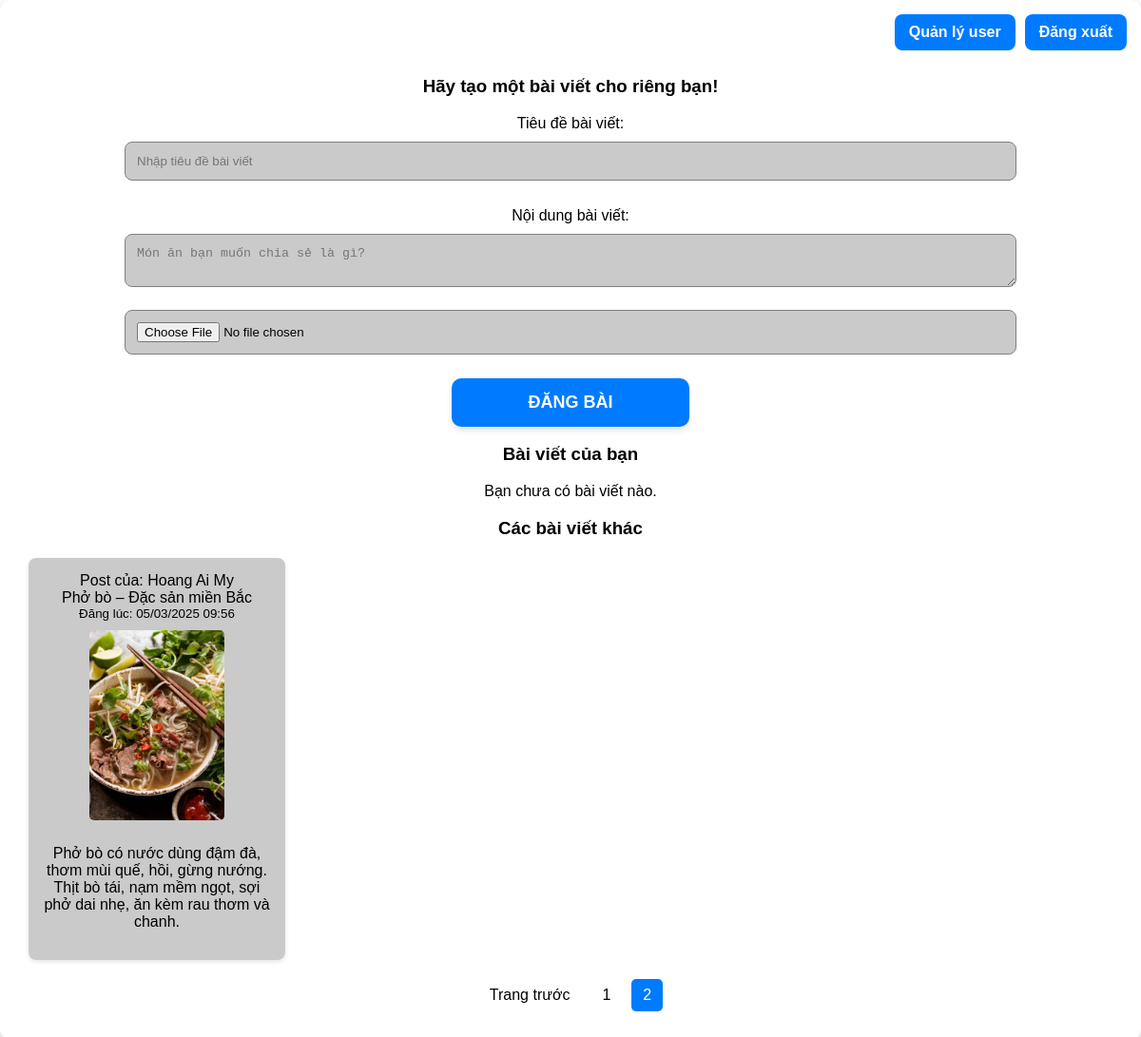
The page /dashboard?page_user=1&page_other=2 (signed in) on the database its author committed.
### tables this page shows
CREATE TABLE posts (
            post_id INTEGER PRIMARY KEY AUTOINCREMENT,
            username TEXT,
            title TEXT,
            content TEXT,
            image_url TEXT,
            created_at DATETIME DEFAULT CURRENT_TIMESTAMP,
            FOREIGN KEY(username) REFERENCES users(username)
        );

### app.py (the view)
@app.route('/dashboard')
def dashboard():
    if 'username' not in session:
        return redirect(url_for('login'))
    page_user = request.args.get('page_user', 1, type=int)
    per_page = 10  # 10 bài mỗi trang
    offset_user = (page_user - 1) * per_page
    with sqlite3.connect(DATABASE) as conn:
        c = conn.cursor()
        c.execute("SELECT COUNT(*) FROM posts WHERE username = ?", (session['username'],))
        total_user_posts = c.fetchone()[0]
        total_user_pages = (total_user_posts + per_page - 1) // per_page
        c.execute("SELECT post_id, title, content, image_url, created_at FROM posts WHERE username = ? ORDER BY post_id DESC LIMIT ? OFFSET ?",
                  (session['username'], per_page, offset_user))
        user_posts = c.fetchall()
        page_other = request.args.get('page_other', 1, type=int)
        offset_other = (page_other - 1) * per_page
        c.execute("SELECT COUNT(*) FROM posts WHERE username != ?", (session['username'],))
        total_other_posts = c.fetchone()[0]
        total_other_pages = (total_other_posts + per_page - 1) // per_page
        c.execute(
            "SELECT post_id, username, title, content, image_url, created_at FROM posts WHERE username != ? ORDER BY post_id DESC LIMIT ? OFFSET ?",
            (session['username'], per_page, offset_other))
        other_posts = c.fetchall()
    return render_template('dashboard.html',
                           user_posts=user_posts,
                           other_posts=other_posts,
                           page_user=page_user,
                           total_user_pages=total_user_pages,
                           page_other=page_other,
                           total_other_pages=total_other_pages)

### app.py (called while the page is built)
def format_date(value, format="%d/%m/%Y %H:%M"):
    if isinstance(value, datetime.datetime):
        return value.strftime(format)
    elif isinstance(value, str):  # Nếu là chuỗi, chuyển đổi trước
        try:
            date_obj = datetime.datetime.strptime(value, "%Y-%m-%d %H:%M:%S")
            return date_obj.strftime(format)
        except ValueError:
            return value  # Trả về nguyên chuỗi nếu không thể chuyển đổi
    return value  # Trả về nguyên giá trị nếu không phải datetime hoặc chuỗi

### templates/dashboard.html (shortened to what this page needs)
<!DOCTYPE html>
<html lang="vi">
<head>
</head>
<body>
<div class="container">
    {% if session['username'] %}
        <div class="header-buttons">
            {% if session['role'] == 'admin' %}
                <a href="{{ url_for('admin') }}" class="admin-button">Quản lý user</a>
            {% endif %}
            <a href="{{ url_for('confirm_logout') }}" class="logout-button">Đăng xuất</a>
        </div>
    {% endif %}
    <div class="content">
        <h3>Hãy tạo một bài viết cho riêng bạn!</h3>
        <form action="{{ url_for('create_post') }}" method="POST" enctype="multipart/form-data">
            <label for="title">Tiêu đề bài viết:</label><br/>
            <input type="text" id="title" name="title" placeholder="Nhập tiêu đề bài viết" required><br/>
            <br>
            <label for="content">Nội dung bài viết:</label><br/>
            <textarea name="content" placeholder="Món ăn bạn muốn chia sẻ là gì?" required></textarea><br/>
            <input type="file" name="image" accept="image/*"><br/>
            <button type="submit">Đăng bài</button>
        </form>
        <h3>Bài viết của bạn</h3>
        {% if user_posts %}
            <div class="posts-container">
                {% for post in user_posts %}
                    <div class="post-item">
                        <div class="title-box">{{ post[1] }}</div>
                        <small class="text-muted">Đăng lúc: {{ post[4]|format_date }}</small>
                        {% if post[3] %}
                            <img src="{{ post[3] }}" alt="Ảnh bài viết">
                        {% endif %}
                        <p>{{ post[2] }}</p>
                        <div class="post-actions">
                            <a href="{{ url_for('edit_post', post_id=post[0]) }}" class="admin-button">Sửa</a>
                            <a href="{{ url_for('delete_post', post_id=post[0]) }}" class="logout-button">Xóa</a>
                        </div>
                    </div>
                {% endfor %}
            </div>
            <div class="pagination">
                {% if page_user > 1 %}
                    <a href="{{ url_for('dashboard', page_user=page_user-1, page_other=page_other) }}">Trang trước</a>
                {% endif %}
                {% for p in range(1, total_user_pages + 1) %}
                    {% if p == page_user %}
                        <span>{{ p }}</span>
                    {% else %}
                        <a href="{{ url_for('dashboard', page_user=p, page_other=page_other) }}">{{ p }}</a>
                    {% endif %}
                {% endfor %}
                {% if page_user < total_user_pages %}
                    <a href="{{ url_for('dashboard', page_user=page_user+1, page_other=page_other) }}">Trang sau</a>
                {% endif %}
            </div>
        {% else %}
            <p>Bạn chưa có bài viết nào.</p>
        {% endif %}
        <h3>Các bài viết khác</h3>
        {% if other_posts %}
            <div class="posts-container">
                {% for post in other_posts %}
                    <div class="post-item">
                        <div>{{ "Post của: " + post[1] }}</div>
                        <div class="title-box">{{ post[2] }}</div>
                        <small class="text-muted">Đăng lúc: {{ post[5]|format_date }}</small>
                        {% if post[4] %}
                            <img src="{{ post[4] }}" alt="Ảnh bài viết">
                        {% endif %}
                        <p>{{ post[3] }}</p>
                    </div>
                {% endfor %}
            </div>
            <div class="pagination">
                {% if page_other > 1 %}
                    <a href="{{ url_for('dashboard', page_user=page_user, page_other=page_other-1) }}">Trang trước</a>
                {% endif %}
                {% for p in range(1, total_other_pages + 1) %}
                    {% if p == page_other %}
                        <span>{{ p }}</span>
                    {% else %}
                        <a href="{{ url_for('dashboard', page_user=page_user, page_other=p) }}">{{ p }}</a>
                    {% endif %}
                {% endfor %}
            </div>
        {% else %}
            <p>Chưa có bài viết nào từ người dùng khác.</p>
        {% endif %}
    </div>
</div>
</body>
</html>

### templates/dashboard.html (style rules this page uses)
body { background-image: url('https://st.ielts-fighter.com/src/ielts-fighter-image/2023/07/21/0862c163-ced6-4ee9-8ce2-beb57f2065a0.jpg'); background-size: cover; background-position: center; background-attachment: fixed; background-repeat: no-repeat; color: black; font-family: Arial, sans-serif; padding: 0; margin: 0; display: flex; justify-content: center; align-items: center; min-height: 100vh; }
.container { position: relative; width: 95%; max-width: 1200px; background: rgba(255, 255, 255, 0.75); padding: 30px; border-radius: 12px; box-shadow: 0 5px 15px rgba(0, 0, 0, 0.2); text-align: center; animation: fadeIn 0.5s ease-in forwards; }
.header-buttons { position: absolute; top: 15px; right: 15px; display: flex; gap: 10px; }
.admin-button, .logout-button, .post-actions .admin-button, .post-actions .logout-button { display: inline-block; padding: 10px 15px; background-color: #007BFF; color: white; border: none; border-radius: 8px; font-size: 16px; font-weight: bold; cursor: pointer; text-decoration: none; transition: all 0.3s ease; text-align: center; }
.content { margin-top: 50px; }
.content input[type="text"], .content textarea, .content input[type="file"] { width: 80%; padding: 12px; margin: 10px 0; border-radius: 8px; border: 1px solid gray; background-color: rgba(180, 180, 180, 0.7); }
.posts-container { display: grid; grid-template-columns: repeat(auto-fill, minmax(250px, 1fr)); gap: 20px; margin-top: 20px; }
.post-item { background: rgba(180, 180, 180, 0.7); border-radius: 8px; padding: 15px; display: flex; flex-direction: column; align-items: center; box-shadow: 0 2px 5px rgba(0, 0, 0, 0.1); }
.post-item img { max-width: 100%; height: 200px; object-fit: cover; border-radius: 5px; margin: 10px 0; }
.pagination { display: flex; justify-content: center; align-items: center; gap: 10px; margin-top: 20px; }
.pagination a, .pagination span { padding: 8px 12px; border-radius: 5px; text-decoration: none; color: black; }
.pagination span { background-color: #007BFF; color: white; }
button[type="submit"] { width: 250px; padding: 15px 20px; background-color: #007BFF; color: white; border: none; border-radius: 10px; font-size: 18px; font-weight: bold; text-transform: uppercase; cursor: pointer; transition: all 0.3s ease; box-shadow: 0 4px 6px rgba(0,0,0,0.1); margin-top: 15px; }

### rows shown on the page
posts: username "Post của: Hoang Ai My", title "Phở bò – Đặc sản miền Bắc", created_at "05/03/2025 09:56", image_url (picture), content "Phở bò có nước dùng đậm đà, thơm mùi quế, hồi, gừng nướng. Thịt bò tái, nạm mềm ngọt, sợi phở dai nhẹ, ăn kèm rau thơm và chanh."

### other values the page prints
{{ p }} "1"
{{ p }} "2"
